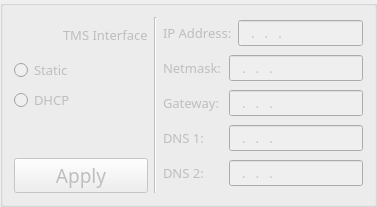
      <widget class="QGroupBox" name="groupBox_3" >
       <property name="enabled" >
        <bool>false</bool>
       </property>
       <property name="font" >
        <font>
         <family>Book Antiqua</family>
         <pointsize>10</pointsize>
         <weight>50</weight>
         <italic>false</italic>
         <bold>false</bold>
         <underline>false</underline>
         <strikeout>false</strikeout>
        </font>
       </property>
       <layout class="QHBoxLayout" name="horizontalLayout_15" >
        <item>
         <layout class="QVBoxLayout" name="verticalLayout_7" >
          <item>
           <layout class="QHBoxLayout" name="horizontalLayout_18" >
            <item>
             <widget class="QLabel" name="labelNetwork1" >
              <property name="enabled" >
               <bool>false</bool>
              </property>
              <property name="minimumSize" >
               <size>
                <width>43</width>
                <height>35</height>
               </size>
              </property>
              <property name="pixmap" >
               <pixmap resource="cinecastui.qrc" >:/CineCastUi/Resources/netconnect.png</pixmap>
              </property>
             </widget>
            </item>
            <item>
             <widget class="QLabel" name="label_2" >
              <property name="text" >
               <string>TMS Interface</string>
              </property>
             </widget>
            </item>
           </layout>
          </item>
          <item>
           <widget class="QRadioButton" name="radioButtonStatic" >
            <property name="text" >
             <string>Static</string>
            </property>
           </widget>
          </item>
          <item>
           <widget class="QRadioButton" name="radioButtonDhcp" >
            <property name="text" >
             <string>DHCP</string>
            </property>
           </widget>
          </item>
          <item>
           <spacer name="verticalSpacer_6" >
            <property name="orientation" >
             <enum>Qt::Vertical</enum>
            </property>
            <property name="sizeHint" stdset="0" >
             <size>
              <width>20</width>
              <height>40</height>
             </size>
            </property>
           </spacer>
          </item>
          <item>
           <widget class="QPushButton" name="pushButtonApply1" >
            <property name="font" >
             <font>
              <family>Book Antiqua</family>
              <pointsize>14</pointsize>
              <weight>50</weight>
              <italic>false</italic>
              <bold>false</bold>
              <underline>false</underline>
              <strikeout>false</strikeout>
             </font>
            </property>
            <property name="text" >
             <string>Apply</string>
            </property>
           </widget>
          </item>
         </layout>
        </item>
        <item>
         <widget class="Line" name="line_3" >
          <property name="orientation" >
           <enum>Qt::Vertical</enum>
          </property>
         </widget>
        </item>
        <item>
         <layout class="QVBoxLayout" name="verticalLayout_2" >
          <item>
           <layout class="QHBoxLayout" name="horizontalLayout_8" >
            <item>
             <widget class="QLabel" name="label_ip" >
              <property name="minimumSize" >
               <size>
                <width>60</width>
                <height>0</height>
               </size>
              </property>
              <property name="maximumSize" >
               <size>
                <width>120</width>
                <height>16777215</height>
               </size>
              </property>
              <property name="text" >
               <string>IP Address:</string>
              </property>
             </widget>
            </item>
            <item>
             <widget class="QLineEdit" name="lineEdit_Ip" >
              <property name="minimumSize" >
               <size>
                <width>100</width>
                <height>0</height>
               </size>
              </property>
              <property name="maximumSize" >
               <size>
                <width>140</width>
                <height>16777215</height>
               </size>
              </property>
              <property name="inputMask" >
               <string>000.000.000.000; </string>
              </property>
             </widget>
            </item>
           </layout>
          </item>
          <item>
           <layout class="QHBoxLayout" name="horizontalLayout_6" >
            <item>
             <widget class="QLabel" name="label_Netm_mask" >
              <property name="minimumSize" >
               <size>
                <width>60</width>
                <height>0</height>
               </size>
              </property>
              <property name="maximumSize" >
               <size>
                <width>120</width>
                <height>16777215</height>
               </size>
              </property>
              <property name="text" >
               <string>Netmask:</string>
              </property>
             </widget>
            </item>
            <item>
             <widget class="QLineEdit" name="lineEdit_Net_AsK" >
              <property name="minimumSize" >
               <size>
                <width>100</width>
                <height>0</height>
               </size>
              </property>
              <property name="maximumSize" >
               <size>
                <width>140</width>
                <height>16777215</height>
               </size>
              </property>
              <property name="inputMask" >
               <string>000.000.000.000; </string>
              </property>
             </widget>
            </item>
           </layout>
          </item>
          <item>
           <layout class="QHBoxLayout" name="horizontalLayout_3" >
            <item>
             <widget class="QLabel" name="label_Gateway" >
              <property name="minimumSize" >
               <size>
                <width>60</width>
                <height>0</height>
               </size>
              </property>
              <property name="maximumSize" >
               <size>
                <width>120</width>
                <height>16777215</height>
               </size>
              </property>
              <property name="text" >
               <string>Gateway:</string>
              </property>
             </widget>
            </item>
            <item>
             <widget class="QLineEdit" name="lineEdit_GateWay" >
              <property name="minimumSize" >
               <size>
                <width>100</width>
                <height>0</height>
               </size>
              </property>
              <property name="maximumSize" >
               <size>
                <width>140</width>
                <height>16777215</height>
               </size>
              </property>
              <property name="inputMask" >
               <string>000.000.000.000; </string>
              </property>
             </widget>
            </item>
           </layout>
          </item>
          <item>
           <layout class="QHBoxLayout" name="horizontalLayout_5" >
            <item>
             <widget class="QLabel" name="label_DNS" >
              <property name="minimumSize" >
               <size>
                <width>60</width>
                <height>0</height>
               </size>
              </property>
              <property name="maximumSize" >
               <size>
                <width>120</width>
                <height>16777215</height>
               </size>
              </property>
              <property name="text" >
               <string>DNS 1:</string>
              </property>
             </widget>
            </item>
            <item>
             <widget class="QLineEdit" name="lineEdit_DNS" >
              <property name="minimumSize" >
               <size>
                <width>100</width>
                <height>0</height>
               </size>
              </property>
              <property name="maximumSize" >
               <size>
                <width>140</width>
                <height>16777215</height>
               </size>
              </property>
              <property name="inputMask" >
               <string>000.000.000.000; </string>
              </property>
             </widget>
            </item>
           </layout>
          </item>
          <item>
           <layout class="QHBoxLayout" name="horizontalLayout_13" >
            <item>
             <widget class="QLabel" name="label_DNS_2" >
              <property name="minimumSize" >
               <size>
                <width>60</width>
                <height>0</height>
               </size>
              </property>
              <property name="maximumSize" >
               <size>
                <width>120</width>
                <height>16777215</height>
               </size>
              </property>
              <property name="text" >
               <string>DNS 2:</string>
              </property>
             </widget>
            </item>
            <item>
             <widget class="QLineEdit" name="lineEdit_DNS_2" >
              <property name="minimumSize" >
               <size>
                <width>100</width>
                <height>0</height>
               </size>
              </property>
              <property name="maximumSize" >
               <size>
                <width>140</width>
                <height>16777215</height>
               </size>
              </property>
              <property name="inputMask" >
               <string>000.000.000.000; </string>
              </property>
             </widget>
            </item>
           </layout>
          </item>
         </layout>
        </item>
       </layout>
      </widget>
